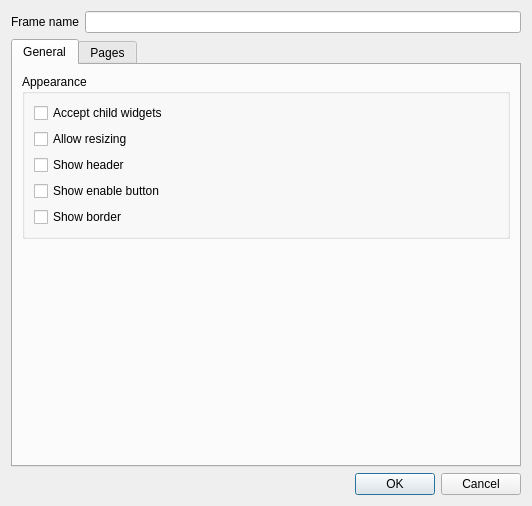
<?xml version="1.0" encoding="UTF-8"?>
<ui version="4.0">
 <author>Massimo Callegari</author>
 <comment>
  Q Light Controller Plus
  vcframeproperties.ui

  Copyright (c) 2015 Massimo Callegari

  Licensed under the Apache License, Version 2.0 (the &quot;License&quot;);
  you may not use this file except in compliance with the License.
  You may obtain a copy of the License at

      http://www.apache.org/licenses/LICENSE-2.0.txt

  Unless required by applicable law or agreed to in writing, software
  distributed under the License is distributed on an &quot;AS IS&quot; BASIS,
  WITHOUT WARRANTIES OR CONDITIONS OF ANY KIND, either express or implied.
  See the License for the specific language governing permissions and
  limitations under the License.
 </comment>
 <class>VCFrameProperties</class>
 <widget class="QDialog" name="VCFrameProperties">
  <property name="geometry">
   <rect>
    <x>0</x>
    <y>0</y>
    <width>532</width>
    <height>506</height>
   </rect>
  </property>
  <property name="windowTitle">
   <string>Frame Properties</string>
  </property>
  <layout class="QVBoxLayout" name="verticalLayout">
   <item>
    <layout class="QHBoxLayout" name="horizontalLayout">
     <item>
      <widget class="QLabel" name="label">
       <property name="text">
        <string>Frame name</string>
       </property>
      </widget>
     </item>
     <item>
      <widget class="QLineEdit" name="m_frameName"/>
     </item>
    </layout>
   </item>
   <item>
    <widget class="QTabWidget" name="tabWidget">
     <property name="currentIndex">
      <number>0</number>
     </property>
     <widget class="QWidget" name="tab">
      <attribute name="title">
       <string>General</string>
      </attribute>
      <layout class="QVBoxLayout" name="tabLayout">
       <item>
        <widget class="QGroupBox" name="groupBox_5">
         <property name="title">
          <string>Appearance</string>
         </property>
         <layout class="QVBoxLayout" name="verticalLayout_4">
          <item>
           <widget class="QCheckBox" name="m_allowChildrenCheck">
            <property name="sizePolicy">
             <sizepolicy hsizetype="Preferred" vsizetype="Fixed">
              <horstretch>0</horstretch>
              <verstretch>0</verstretch>
             </sizepolicy>
            </property>
            <property name="text">
             <string>Accept child widgets</string>
            </property>
           </widget>
          </item>
          <item>
           <widget class="QCheckBox" name="m_allowResizeCheck">
            <property name="sizePolicy">
             <sizepolicy hsizetype="Preferred" vsizetype="Fixed">
              <horstretch>0</horstretch>
              <verstretch>0</verstretch>
             </sizepolicy>
            </property>
            <property name="text">
             <string>Allow resizing</string>
            </property>
           </widget>
          </item>
          <item>
           <widget class="QCheckBox" name="m_showHeaderCheck">
            <property name="sizePolicy">
             <sizepolicy hsizetype="Preferred" vsizetype="Fixed">
              <horstretch>0</horstretch>
              <verstretch>0</verstretch>
             </sizepolicy>
            </property>
            <property name="text">
             <string>Show header</string>
            </property>
           </widget>
          </item>
          <item>
           <widget class="QCheckBox" name="m_showEnableButtonCheck">
            <property name="sizePolicy">
             <sizepolicy hsizetype="Preferred" vsizetype="Fixed">
              <horstretch>0</horstretch>
              <verstretch>0</verstretch>
             </sizepolicy>
            </property>
            <property name="text">
             <string>Show enable button</string>
            </property>
           </widget>
          </item>
          <item>
           <widget class="QCheckBox" name="m_showBorderCheck">
            <property name="sizePolicy">
             <sizepolicy hsizetype="Preferred" vsizetype="Fixed">
              <horstretch>0</horstretch>
              <verstretch>0</verstretch>
             </sizepolicy>
            </property>
            <property name="text">
             <string>Show border</string>
            </property>
           </widget>
          </item>
         </layout>
        </widget>
       </item>
       <item>
        <layout class="QVBoxLayout" name="m_extEnableLayout"/>
       </item>
       <item>
        <spacer name="verticalSpacer">
         <property name="orientation">
          <enum>Qt::Vertical</enum>
         </property>
         <property name="sizeHint" stdset="0">
          <size>
           <width>50</width>
           <height>282</height>
          </size>
         </property>
        </spacer>
       </item>
      </layout>
     </widget>
     <widget class="QWidget" name="tab_2">
      <attribute name="title">
       <string>Pages</string>
      </attribute>
      <layout class="QVBoxLayout" name="verticalLayout_3">
       <item>
        <widget class="QGroupBox" name="m_enablePaging">
         <property name="title">
          <string>Enable</string>
         </property>
         <property name="checkable">
          <bool>true</bool>
         </property>
         <layout class="QGridLayout" name="gridLayout_3">
          <item row="3" column="1" colspan="2">
           <widget class="QCheckBox" name="m_pagesLoopCheck">
            <property name="text">
             <string>Pages circular scrolling</string>
            </property>
           </widget>
          </item>
          <item row="1" column="1" colspan="2">
           <widget class="QSpinBox" name="m_totalPagesSpin">
            <property name="minimum">
             <number>1</number>
            </property>
            <property name="maximum">
             <number>100</number>
            </property>
           </widget>
          </item>
          <item row="1" column="0">
           <widget class="QLabel" name="label_2">
            <property name="text">
             <string>Number of pages:</string>
            </property>
           </widget>
          </item>
          <item row="3" column="0">
           <widget class="QCheckBox" name="m_cloneFirstPageCheck">
            <property name="text">
             <string>Clone first page widgets</string>
            </property>
           </widget>
          </item>
          <item row="4" column="0" colspan="3">
           <layout class="QVBoxLayout" name="m_extInputPages"/>
          </item>
          <item row="5" column="0" colspan="3">
           <layout class="QVBoxLayout" name="m_pageShortcuts">
            <item>
             <widget class="Line" name="line">
              <property name="orientation">
               <enum>Qt::Horizontal</enum>
              </property>
             </widget>
            </item>
            <item>
             <widget class="QComboBox" name="m_pageCombo"/>
            </item>
            <item>
             <layout class="QHBoxLayout" name="horizontalLayout_2" stretch="0,0">
              <item>
               <widget class="QLabel" name="label_3">
                <property name="sizePolicy">
                 <sizepolicy hsizetype="Preferred" vsizetype="Preferred">
                  <horstretch>0</horstretch>
                  <verstretch>0</verstretch>
                 </sizepolicy>
                </property>
                <property name="text">
                 <string>Page Name</string>
                </property>
               </widget>
              </item>
              <item>
               <widget class="QLineEdit" name="m_pageName"/>
              </item>
             </layout>
            </item>
           </layout>
          </item>
         </layout>
        </widget>
       </item>
      </layout>
     </widget>
    </widget>
   </item>
   <item>
    <widget class="QDialogButtonBox" name="buttonBox">
     <property name="orientation">
      <enum>Qt::Horizontal</enum>
     </property>
     <property name="standardButtons">
      <set>QDialogButtonBox::Cancel|QDialogButtonBox::Ok</set>
     </property>
    </widget>
   </item>
  </layout>
 </widget>
 <resources/>
 <connections>
  <connection>
   <sender>buttonBox</sender>
   <signal>accepted()</signal>
   <receiver>VCFrameProperties</receiver>
   <slot>accept()</slot>
   <hints>
    <hint type="sourcelabel">
     <x>257</x>
     <y>457</y>
    </hint>
    <hint type="destinationlabel">
     <x>157</x>
     <y>274</y>
    </hint>
   </hints>
  </connection>
  <connection>
   <sender>buttonBox</sender>
   <signal>rejected()</signal>
   <receiver>VCFrameProperties</receiver>
   <slot>reject()</slot>
   <hints>
    <hint type="sourcelabel">
     <x>325</x>
     <y>457</y>
    </hint>
    <hint type="destinationlabel">
     <x>286</x>
     <y>274</y>
    </hint>
   </hints>
  </connection>
 </connections>
</ui>
